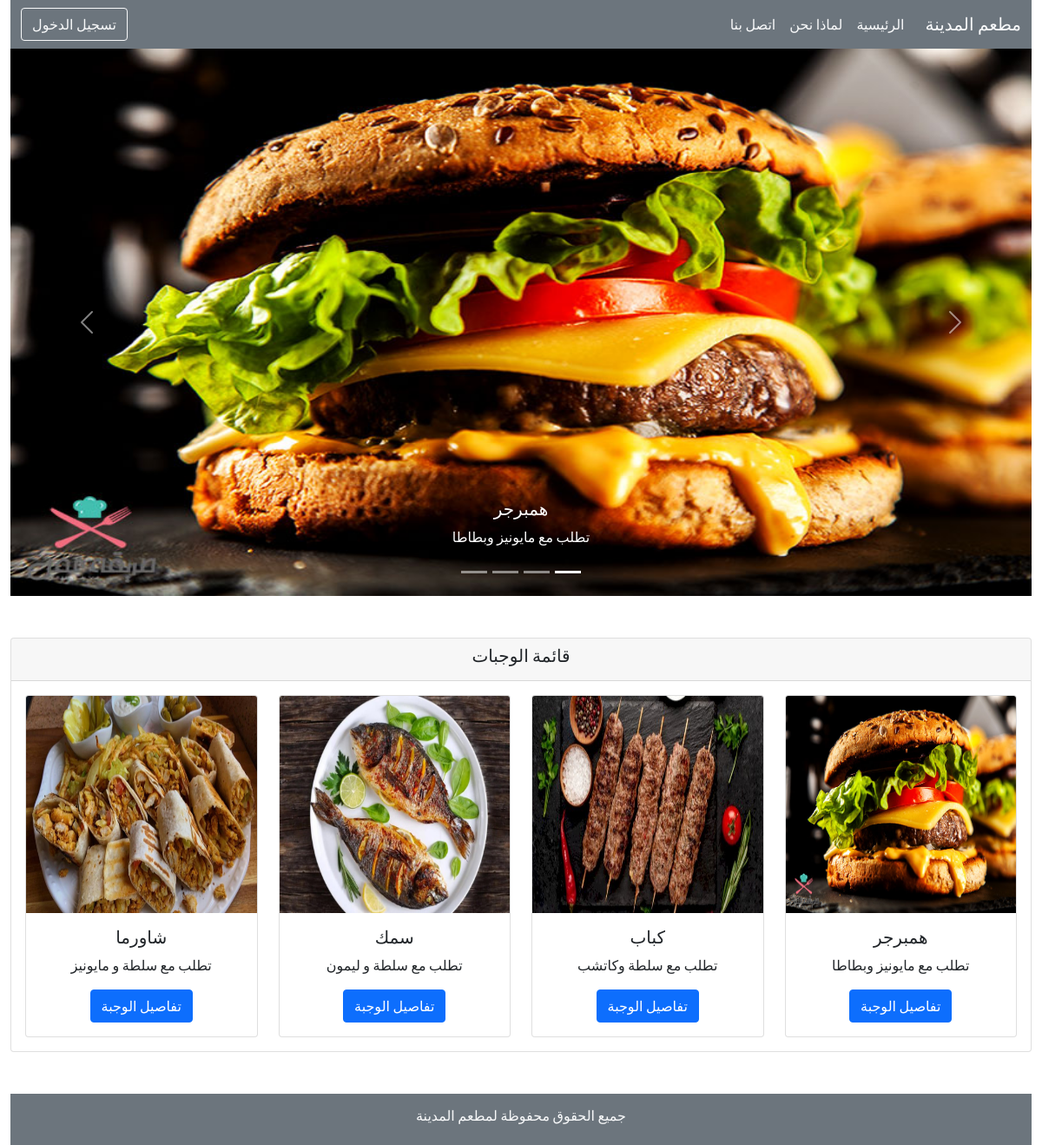
The page / on the database its author committed.
### tables this page shows
CREATE TABLE `food_menu` (
  `id` int(11) NOT NULL,
  `name` varchar(50) NOT NULL,
  `price` int(50) NOT NULL,
  `details` varchar(255) NOT NULL,
  `image` varchar(255) NOT NULL
);

### index.php (the view, shortened to what this page needs)
<?php
include "admin/config.php";
$sql = "select * from food_menu";
$result = mysqli_query($conn, $sql);
?>
<!DOCTYPE html>
<html lang="ar" dir="rtl">
<head>
    <link rel="stylesheet" href="https://cdnjs.cloudflare.com/ajax/libs/hover.css/2.3.1/css/hover-min.css" />
    <link rel="stylesheet" href="css/bootstrap.rtl.css">
</head>
<body>
    <div class="container-fluid">
        <nav class="navbar navbar-expand-lg navbar-light bg-secondary text-light">
            <div class="container-fluid">
                <a class="navbar-brand text-light" href="#">مطعم المدينة</a>
                <div class="collapse navbar-collapse" id="navbarSupportedContent">
                    <ul class="navbar-nav me-auto mb-2 mb-lg-0">
                        <li class="nav-item">
                            <a class="nav-link active text-light" aria-current="page" href="#">الرئيسية</a>
                        </li>
                        <li class="nav-item">
                            <a class="nav-link text-light" href="#">لماذا نحن</a>
                        </li>
                        <li class="nav-item">
                            <a class="nav-link disabled text-light">اتصل بنا</a>
                        </li>
                    </ul>
                    <a href="admin/login.php" class="btn btn-outline-light">تسجيل الدخول</a>
                </div>
            </div>
        </nav>
        <div id="carouselExampleCaptions" class="carousel slide" data-bs-ride="carousel">
            <div class="carousel-indicators">
                <?php
                if (mysqli_num_rows($result) > 0) {
                    foreach ($result as $key => $row) {
                ?>
                        <button type="button" data-bs-target="#carouselExampleCaptions" data-bs-slide-to="<?php echo $key ?>" class="<?php if ($key == 0) echo 'active' ?>" aria-current="true" aria-label="Slide <?php echo ++$key ?>"></button>
                <?php
                    }
                }
                ?>
            </div>
            <div class="carousel-inner">
                <?php
                if (mysqli_num_rows($result) > 0) {
                    foreach ($result as $key => $row) {
                ?>
                        <div class="carousel-item <?php if ($key == 0) echo 'active' ?>">
                            <img height="630px" src="images/<?php echo $row['image'] ?>" class="d-block w-100" alt="<?php echo $row['name'] ?>">
                            <div class="carousel-caption d-none d-md-block">
                                <h5>
                                    <?php echo $row['name'] ?>
                                </h5>
                                <p>
                                    <?php echo $row['details'] ?>
                                </p>
                            </div>
                        </div>
                <?php
                    }
                }
                ?>
            </div>
            <button class="carousel-control-prev" type="button" data-bs-target="#carouselExampleCaptions" data-bs-slide="prev">
                <span class="carousel-control-prev-icon" aria-hidden="true"></span>
            </button>
            <button class="carousel-control-next" type="button" data-bs-target="#carouselExampleCaptions" data-bs-slide="next">
                <span class="carousel-control-next-icon" aria-hidden="true"></span>
            </button>
        </div>
        <div class="card my-5 text-center">
            <div class="card-header">
                <h5>قائمة الوجبات</h5>
            </div>
            <div class="card-body row">
                <?php
                include "admin/config.php";
                $sql = "select * from food_menu";
                $result = mysqli_query($conn, $sql);
                if (mysqli_num_rows($result) > 0) {
                    foreach ($result as $key => $row) {
                        echo '
                    <div class="col-md-3">
                    <div class="card hvr-grow-shadow">
                        <img height="250px" src="images/' . $row['image'] . '" class="card-img-top" alt="...">
                        <div class="card-body">
                            <h5 class="card-title">' . $row['name'] . '</h5>
                            <p class="card-text">' . $row['details'] . '</p>
                            <a href="send_request.php?id=' . $row['id'] . '" class="btn btn-primary">تفاصيل الوجبة</a>
                        </div>
                    </div>
                </div>
                    ';
                    }
                }
                ?>
            </div>
        </div>
        <footer class="py-3 bg-secondary text-light text-center">
            <h6>جميع الحقوق محفوظة لمطعم المدينة</h6>
        </footer>
    </div>
</body>
</html>

### index.php (style rules this page uses)
body { font-family: 'Cairo', sans-serif; }

### rows shown on the page
food_menu: image (picture), name "همبرجر", details "تطلب مع مايونيز وبطاطا"
food_menu: image (picture), name "كباب", details "تطلب مع سلطة وكاتشب"
food_menu: image (picture), name "سمك", details "تطلب مع سلطة و ليمون"
food_menu: image (picture), name "شاورما", details "تطلب مع سلطة و مايونيز"
